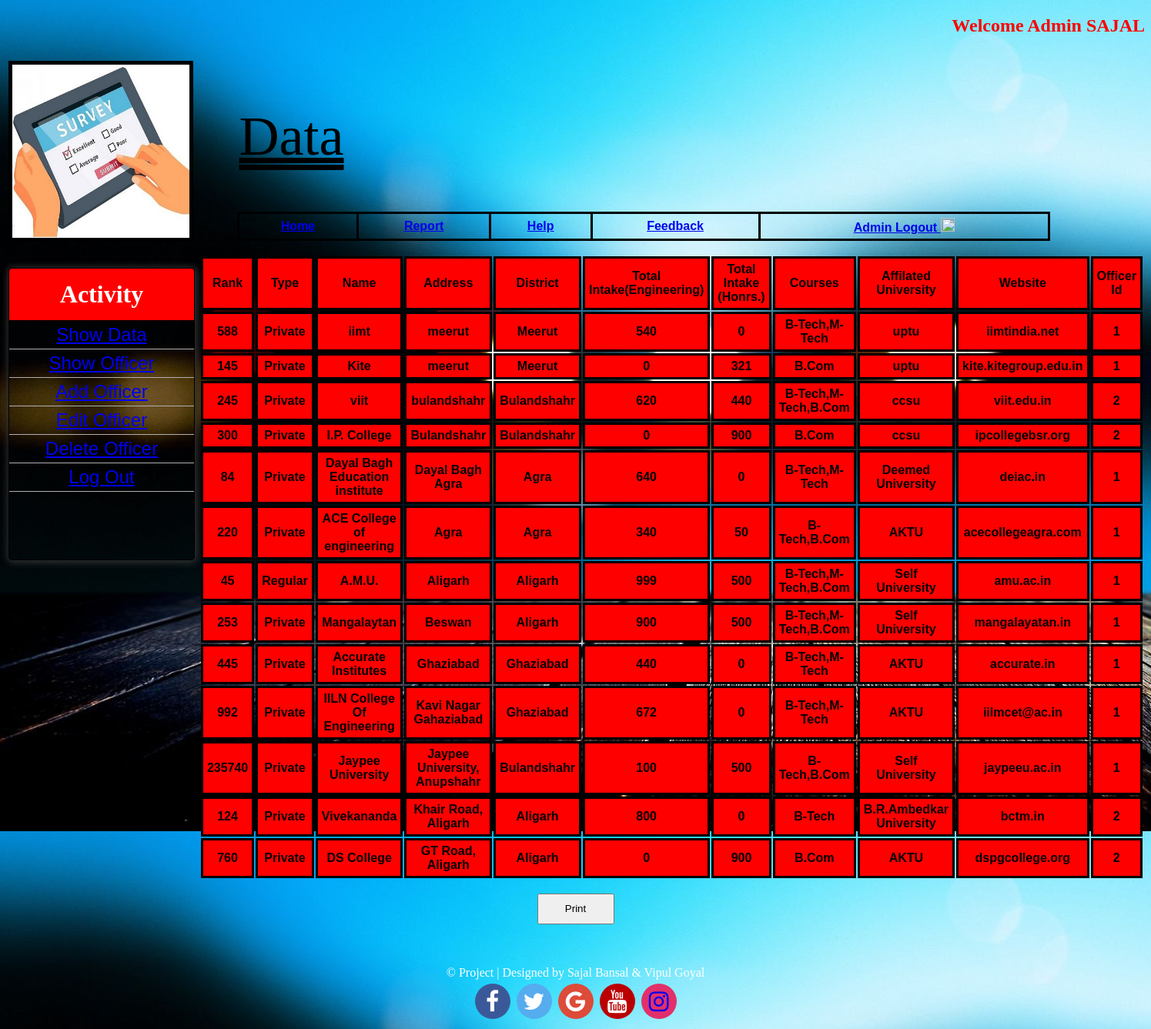
/adminfull.php (signed in), run on the app's committed database.
### tables this page shows
CREATE TABLE IF NOT EXISTS `college` (
  `rank` int(11) NOT NULL,
  `type` varchar(20) NOT NULL,
  `name` varchar(50) NOT NULL,
  `address` varchar(300) NOT NULL,
  `district` varchar(100) NOT NULL,
  `engg_intake` int(11) NOT NULL,
  `hon_intake` int(11) NOT NULL,
  `courses` varchar(100) NOT NULL,
  `univ` varchar(100) NOT NULL,
  `web` varchar(200) NOT NULL,
  `off_id` varchar(500) NOT NULL,
  PRIMARY KEY (`rank`),
  UNIQUE KEY `rank` (`rank`),
  KEY `off_id` (`off_id`)
);

### adminfull.php (the view, shortened to what this page needs)
<?php
include('config.php');
$adminname = $_SESSION['user_name'];
$query = "Select * from admin_login where username = '$adminname'";
$data = mysqli_query($conn, $query);
$result = mysqli_fetch_assoc($data);
?>
<!DOCTYPE html PUBLIC "-//W3C//DTD XHTML 1.0 Transitional//EN" "http://www.w3.org/TR/xhtml1/DTD/xhtml1-transitional.dtd">
<html xmlns="http://www.w3.org/1999/xhtml">
<head>
<link href="https://stackpath.bootstrapcdn.com/font-awesome/4.7.0/css/font-awesome.min.css" rel="stylesheet">
<link rel="stylesheet" type="text/css" href="mystyle.css">
</head>
<body>
<h2 align="right" style="color:red"><?php echo 'Welcome Admin '.strtoupper($result['username']);?></h2>
<table width="100%" height="30%" >
  <tr>
    <td width="20%" height="254"><a href="home.php"><img src="survey1.jpg" border="1px" height="225" width="230"> </a></td>
    <td width="*">
    <table width="1113">
      <tr>
        <td height="189" colspan="6"><marquee behavior="alternate" direction="right"><u>Data</u></marquee></td>
        </tr>
      </table>
        <table class="a" width="1056" rules="groups" >
      <tr>
        <th width="148"> <a href="home.php">Home</a></th>
        <th width="164"> <a href="report.php">Report</a></th>
        <th width="123"> <a href="help.php">Help</th>
        <th width="212"> <a href="feedback.php">Feedback</th>
        <th width="379"> <a href="adminlogout.php">Admin Logout <img src="icons8-shutdown-48.png" width="18" height="18" /></a></th>
        </tr>
    </table>
  </tr>
</table>
<br>
<center>
<font color="white">
<table width="100%" border="0">
  <tr>
    <td width="21%">
    <div class="content">
	<h1 class="header" align="center"> Activity </h1>
	<div class="z">
    <div class="y"><a href="adminfull.php">Show Data</a></div>
	<div class="y"><a href="adminreport.php">Show Officer</a></div>
    <div class="y"><a href="adminadd.php">Add Officer</a></div>
	<div class="y"><a href="adminedit.php">Edit Officer</a></div>
	<div class="y"><a href="admindelete.php">Delete Officer</a></div>
    <div class="y"><a href="adminlogout.php">Log Out</a></div>
    </div>
    </td>
    <td width="79%">&nbsp;</td>
  </tr>
</table>
 <?php
		$query = "SELECT * FROM college";
		$data = mysqli_query($conn, $query);
		$total = mysqli_num_rows($data);
?>
 <center>
    <table width="79%" border="0" style="margin-left:250px; margin-top:-400px">
   <tr class="th1">
    <th width="5%">Rank</th>
    <th width="8%">Type</th>
    <th width="8%">Name</th>
    <th width="15%">Address</th>
    <th width="8%">District</th>
    <th width="5%">Total Intake(Engineering)</th>
    <th width="5%">Total Intake (Honrs.)</th>
    <th width="10%">Courses</th>
    <th width="10%">Affilated University</th>
    <th width="5%">Website</th>
    <th width="5%">Officer Id</th>
    </tr>
 <?php
		if($total!=0)
			{
		while($result = mysqli_fetch_assoc($data))
		{
			echo "<tr class=th1>
				<th width=5%>".$result['rank']."</th>
				<th width=8%>".$result['type']."</th>
				<th width=8%>".$result['name']."</th>
				<th width=15%>".$result['address']."</th>
				<th width=8%>".$result['district']."</th>
				<th width=5%>".$result['engg_intake']."</th>
				<th width=5%>".$result['hon_intake']."</th>
				<th width=10%>".$result['courses']."</th>
				<th width=10%>".$result['univ']."</th>
				<th width=5%>".$result['web']."</th>
				<th width=5%>".$result['off_id']."</th>
				</tr>";
		}
	  	?>
<?php
}
	else
	{
		echo "<p> <font color=green size='6pt'><b> <center> No Record Found </b></font></p>";
	}
?></table><br />
<?php
		if($total!=0)
{ ?>   	<button onclick="myFunction()" style="height:40px; width:100px;">Print</button><br /><br />
<?php
}
?>
	</center>
<br /><br />   <center>
&copy; Project | Designed by Sajal Bansal & Vipul Goyal
<br>
<a href="#" class="fa fa-facebook"></a>
<a href="#" class="fa fa-twitter"></a>
<a href="#" class="fa fa-google"></a>
<a href="#" class="fa fa-youtube"></a>
<a href="#" class="fa fa-instagram"></a>
</center>
</font>
  </body>
  </html>

### mystyle.css (style rules this page uses)
body { background-image:url(bac.jpg) }
.fa { padding: 8px; font-size: 30px; width: 30px; text-align: center; text-decoration: none; margin: 5px 2px; border-radius: 50%; }
.fa-facebook { background: #3B5998; color: white; }
.fa-twitter { background: #55ACEE; color: white; }
.fa-google { background: #dd4b39; color: white; }
.fa-youtube { background: #bb0000; color: white; }
.fa-instagram { background: #E1306C; color:(64,93,230); }

### adminfull.php (style rules this page uses)
table.a { border-style:solid; }
u { font-size:72px; text-decoration-line:underline; text-decoration-style:double; }
img { border-color:#000; border-width:5px; }
th { font-family: "Trebuchet MS", Arial, Verdana; font-size: 16px; padding: 5px; border-style: solid; border-color: #000; color:#000; }
.th1 { font-family: "Trebuchet MS", Arial, Verdana; font-size: 16px; padding: 0px; background-color:red; border-style: solid; border-color: #000; }
.z { height:310px; }
.y { color:blue; text-align:center; padding:4px; border-bottom:1px solid #afafaf; font-family:Arial, Helvetica, sans-serif; font-size:24px; }
.header { margin:0px; background:red; border-bottom:1px solid #000; padding:15px 0px; }
.content { width:240px; border:1px solid #000; box-shadow:1px 1px 10px 2px #333; border-radius:5px; overflow:hidden; }

### data on the page
college: rank "588", type "Private", name "iimt", address "meerut", district "Meerut", engg_intake "540", hon_intake "0", courses "B-Tech,M-Tech", univ "uptu", web "iimtindia.net", off "1"
college: rank "145", type "Private", name "Kite", address "meerut", district "Meerut", engg_intake "0", hon_intake "321", courses "B.Com", univ "uptu", web "kite.kitegroup.edu.in", off "1"
college: rank "245", type "Private", name "viit", address "bulandshahr", district "Bulandshahr", engg_intake "620", hon_intake "440", courses "B-Tech,M-Tech,B.Com", univ "ccsu", web "viit.edu.in", off "2"
college: rank "300", type "Private", name "I.P. College", address "Bulandshahr", district "Bulandshahr", engg_intake "0", hon_intake "900", courses "B.Com", univ "ccsu", web "ipcollegebsr.org", off "2"
college: rank "84", type "Private", name "Dayal Bagh Education institute", address "Dayal Bagh Agra", district "Agra", engg_intake "640", hon_intake "0", courses "B-Tech,M-Tech", univ "Deemed University", web "deiac.in", off "1"
college: rank "220", type "Private", name "ACE College of engineering", address "Agra", district "Agra", engg_intake "340", hon_intake "50", courses "B-Tech,B.Com", univ "AKTU", web "acecollegeagra.com", off "1"
college: rank "45", type "Regular", name "A.M.U.", address "Aligarh", district "Aligarh", engg_intake "999", hon_intake "500", courses "B-Tech,M-Tech,B.Com", univ "Self University", web "amu.ac.in", off "1"
college: rank "253", type "Private", name "Mangalaytan", address "Beswan", district "Aligarh", engg_intake "900", hon_intake "500", courses "B-Tech,M-Tech,B.Com", univ "Self University", web "mangalayatan.in", off "1"
college: rank "445", type "Private", name "Accurate Institutes", address "Ghaziabad", district "Ghaziabad", engg_intake "440", hon_intake "0", courses "B-Tech,M-Tech", univ "AKTU", web "accurate.in", off "1"
college: rank "992", type "Private", name "IILN College Of Engineering", address "Kavi Nagar Gahaziabad", district "Ghaziabad", engg_intake "672", hon_intake "0", courses "B-Tech,M-Tech", univ "AKTU", web "iilmcet@ac.in", off "1"
college: rank "235740", type "Private", name "Jaypee University", address "Jaypee University, Anupshahr", district "Bulandshahr", engg_intake "100", hon_intake "500", courses "B-Tech,B.Com", univ "Self University", web "jaypeeu.ac.in", off "1"
college: rank "124", type "Private", name "Vivekananda", address "Khair Road, Aligarh", district "Aligarh", engg_intake "800", hon_intake "0", courses "B-Tech", univ "B.R.Ambedkar University", web "bctm.in", off "2"
college: rank "760", type "Private", name "DS College", address "GT Road, Aligarh", district "Aligarh", engg_intake "0", hon_intake "900", courses "B.Com", univ "AKTU", web "dspgcollege.org", off "2"

### other printed values
$result['username'] "SAJAL"
